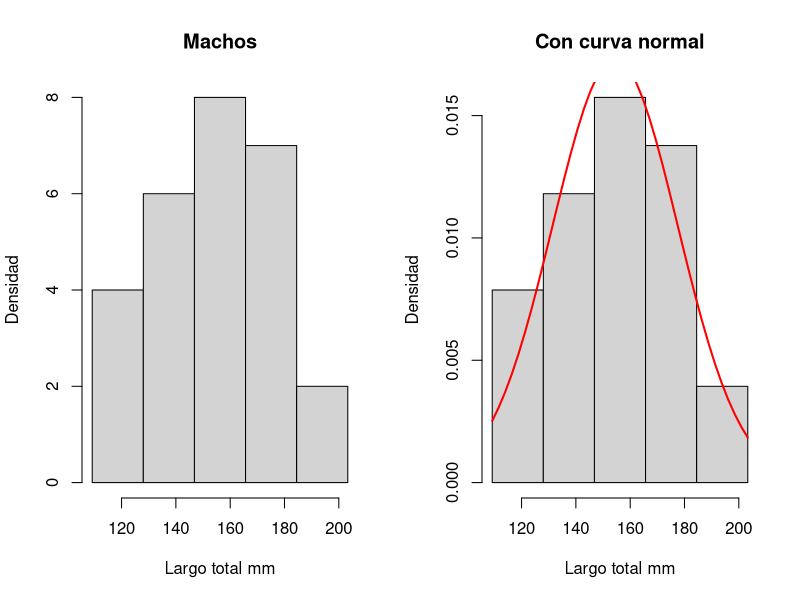
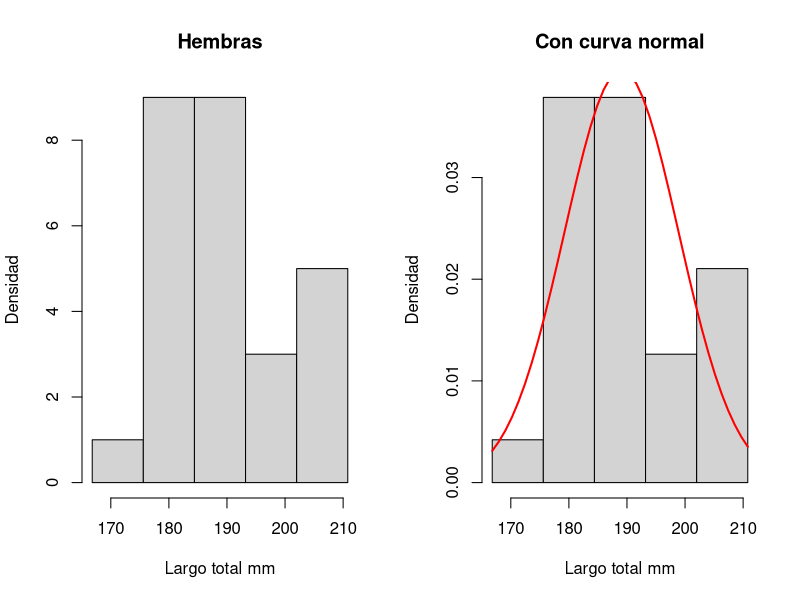
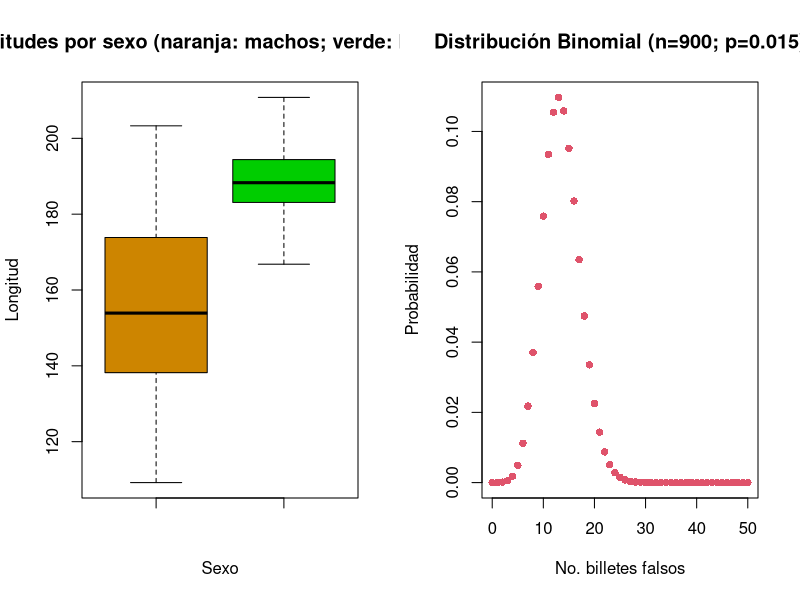
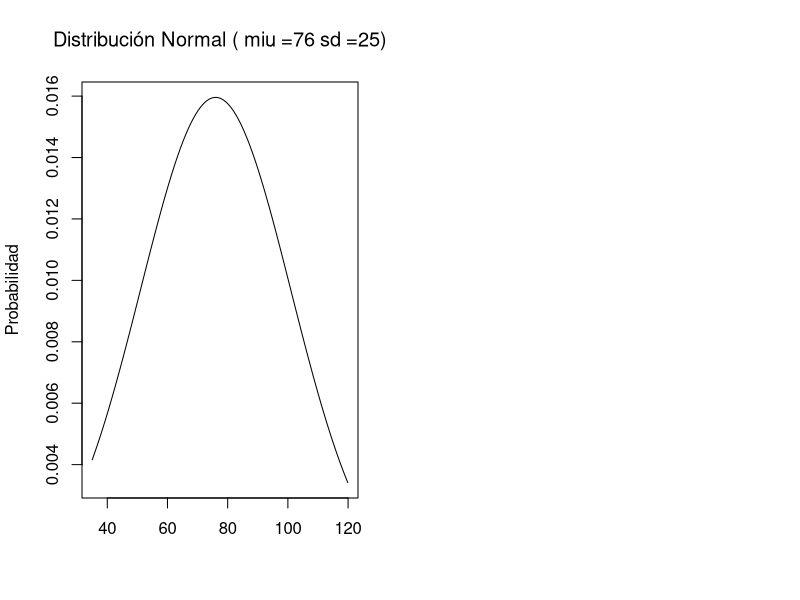

Generate these figures, in order, with R:
## ---- chunk 1
knitr::opts_chunk$set(echo = TRUE)
## ---- chunk 2
longHembras <- {c(183.2,	184.1,	183,	204.3,	176.5,	179,	188.3,	186.8,	202.2,	182.5,	190,	178.1,	193.2,	180.4,	184.3,	189.2,	189.1,	203.1,	166.8,	196.3,	193.3,	187.3,	185.8,	189.3,	195.5,	202.4,	210.8)};
mediaHembras = mean(longHembras);
desviacionEstandarHembras = sd(longHembras);
## ---- chunk 3
longMachos <- {c(140.9, 121.7, 173.8, 154.5, 109.2, 150.7, 203.3, 163.0, 137.7, 173.9, 177.4, 154.8, 177.5, 153.4, 138.7, 136.7, 165.3, 126.7, 118.9, 140.0, 192.7, 134.4, 175.0, 169.8, 153.9, 176.7, 150.0)};

mediaMachos = mean(longMachos);
desviacionEstandarMachos = sd(longMachos);
## ---- chunk 4
#Para dividir la ventana de gráficos en dos secciones
  
par(mfrow = c(1, 2))

#Para mostrar el gráfico normal
hist(longMachos, freq=TRUE,main = "Machos", xlab = "Largo total mm", ylab = "Densidad", breaks = seq(min(longMachos), max(longMachos), length.out = 6))

#Para ajustar una linea curva de forma tal que se deje entrever la distribución de los datos
hist(longMachos, prob = TRUE,
     main = "Con curva normal",  xlab = "Largo total mm", ylab = "Densidad", breaks = seq(min(longMachos), max(longMachos), length.out = 6))
aux <- seq(min(longMachos), max(longMachos), length = 40)
f <- dnorm(aux, mean = mean(longMachos), sd = sd(longMachos))
lines(aux, f, col = "red", lwd = 2)


## ---- chunk 5
par(mfrow = c(1, 2))
#Para mostrar el gráfico normal
hist(longHembras, freq=TRUE,main = "Hembras", xlab = "Largo total mm", ylab = "Densidad", breaks = seq(min(longHembras), max(longHembras), length.out = 6))

#Para ajustar una linea curva de forma tal que se deje entrever la distribución de los datos
hist(longHembras, prob = TRUE,
     main = "Con curva normal",  xlab = "Largo total mm", ylab = "Densidad", breaks = seq(min(longHembras), max(longHembras), length.out = 6))
aux <- seq(min(longHembras), max(longHembras), length = 40)
f <- dnorm(aux, mean = mean(longHembras), sd = sd(longHembras))
lines(aux, f, col = "red", lwd = 2)
## ---- chunk 6
alfa = 0.03
alfamedio = (alfa/2);

#qnorm da el z
zalphamedios = qnorm(alfamedio)

a1 = mediaMachos+qnorm(alfamedio)*(desviacionEstandarMachos/sqrt(length(longMachos)))
a2 = mediaMachos-qnorm(alfamedio)*(desviacionEstandarMachos/sqrt(length(longMachos)))
## ---- chunk 7
alfa = 0.03
alfamedio = (alfa/2);

#qnorm da el z
zalphamedios = qnorm(alfamedio)

a1H = mediaHembras+qnorm(alfamedio)*(desviacionEstandarHembras/sqrt(length(longHembras)))
a2H = mediaHembras-qnorm(alfamedio)*(desviacionEstandarHembras/sqrt(length(longHembras)))
## ---- chunk 8
boxplot(longMachos,longHembras,main = "Longitudes por sexo (naranja: machos; verde: hembras)", 
     xlab = "Sexo", ylab = "Longitud", 
     col = c("orange3", "green3"))

## ---- chunk 9
cvM=desviacionEstandarMachos/mediaMachos
cvH=desviacionEstandarHembras/mediaHembras

## ---- chunk 10
pbinom(25, size = 900, prob = 0.015)
## ---- chunk 11
(1-pbinom(30, size = 900, prob = 0.015, lower.tail = FALSE))-pbinom(20, size = 900, prob = 0.015)
## ---- chunk 12
pbinom(10, size = 900, prob = 0.015, lower.tail = FALSE)
## ---- chunk 13

plot(0:50, dbinom(0:50,900,0.015), col = 2, xlab="No. billetes falsos",ylab="Probabilidad",main = "Distribución Binomial (n=900; p=0.015)", pch=16)
## ---- chunk 14
cantidadHabitantesSup = pnorm(92,76,25, lower.tail = FALSE) * 100000;cantidadHabitantesSup
## ---- chunk 15
cantidadHabBuscada = (pnorm(55,76,25) + pnorm(75,76,25, lower.tail = FALSE)) * 100000; cantidadHabBuscada
## ---- chunk 16

plot(seq(35,120,by=0.3),dnorm(seq(35,120,by=0.3),76,25), type="l",xlab="", ylab="Probabilidad",main = "Distribución Normal ("~miu~"=76" ~sd~"=25)",pch=16)

